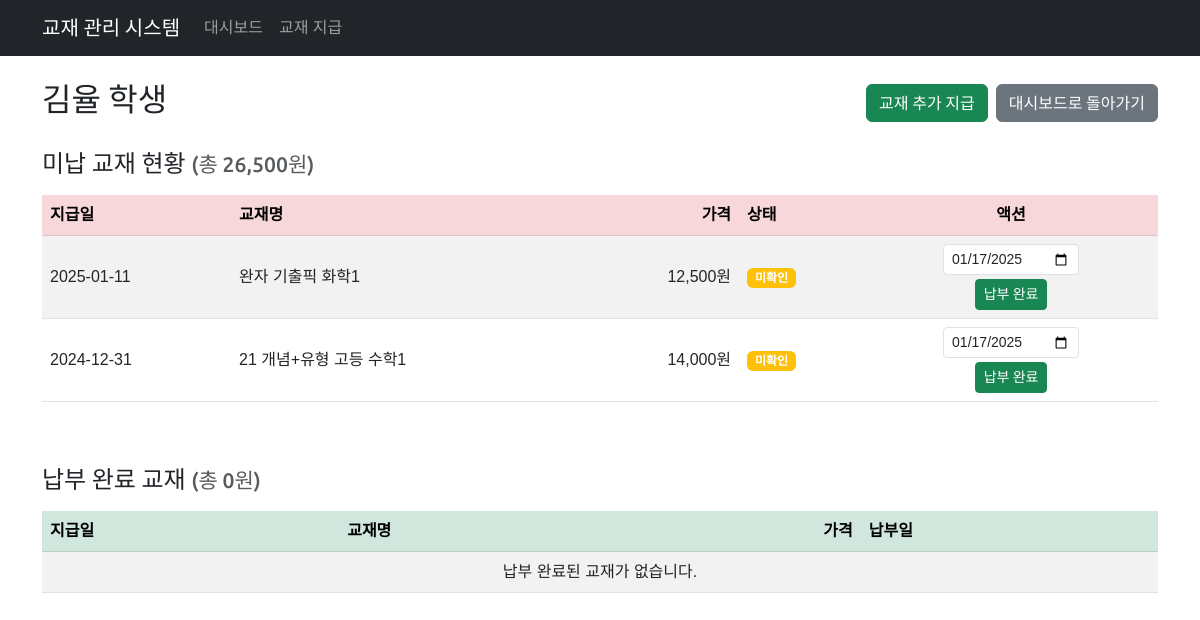
/textbook/student/254/, run on the app's committed database.
### textbook/models.py (models this page shows, shortened)
class Student(models.Model):
    name = models.CharField(max_length=255, unique=True, verbose_name='학생')
    class Meta:
        db_table = 'student'
        ordering = ['name']
        verbose_name = '학생'
        verbose_name_plural = '학생'

class Book(models.Model):
    input_date = models.DateField(verbose_name='지급일')
    book_name = models.CharField(max_length=255, verbose_name='교재')
    price = models.IntegerField(verbose_name='가격')
    checking = models.BooleanField(default=False, verbose_name='상태')
    student = models.ForeignKey(Student, on_delete=models.CASCADE, related_name='books', verbose_name='학생')
    payment_date = models.DateField(null=True, blank=True, verbose_name='수납일')
    class Meta:
        db_table = 'book'
        ordering = ['-input_date']
        verbose_name = '교재'
        verbose_name_plural = '교재'

### textbook/views.py (the view)
# urls.py: path('student/<int:student_id>/', views.student_detail, name='student_detail'),
def student_detail(request, student_id):
    student = get_object_or_404(Student, id=student_id)
    unpaid_books = student.books.filter(payment_date__isnull=True)
    paid_books = student.books.filter(payment_date__isnull=False)
    total_unpaid = unpaid_books.aggregate(total=Sum('price'))['total'] or 0
    total_paid = paid_books.aggregate(total=Sum('price'))['total'] or 0
    context = {
        'student': student,
        'unpaid_books': unpaid_books,
        'paid_books': paid_books,
        'total_unpaid': total_unpaid,
        'total_paid': total_paid,
        'today' : date.today(),
    }
    return render(request, 'textbook/student_detail.html', context)

### textbook/templates/textbook/student_detail.html (shortened to what this page needs)
{% extends 'textbook/base.html' %}
{% load humanize %}
{% block content %}
<div class="row">
    <div class="col-12">
        <div class="d-flex justify-content-between align-items-center mb-4">
            <h2>{{ student.name }} 학생</h2>
            <div class="d-flex gap-2">
                <a href="{% url 'textbook:issue_book' %}?student_id={{ student.id }}" class="btn btn-success">교재 추가 지급</a>
                <a href="{% url 'textbook:dashboard' %}" class="btn btn-secondary">
                    대시보드로 돌아가기
                </a>
            </div>
        </div>
        <h4 class="mb-3">미납 교재 현황 <small class="text-muted">(총 {{ total_unpaid|intcomma }}원)</small></h4>
        <div class="table-responsive mb-5">
            <table class="table table-striped table-hover align-middle">
                <thead class="table-danger">
                    <tr>
                        <th>지급일</th>
                        <th>교재명</th>
                        <th class="text-end">가격</th>
                        <th>상태</th>
                        <th class="text-center">액션</th>
                    </tr>
                </thead>
                <tbody>
                    {% for book in unpaid_books %}
                    <tr>
                        <td>{{ book.input_date|date:"Y-m-d" }}</td>
                        <td>{{ book.book_name }}</td>
                        <td class="text-end">{{ book.price|intcomma }}원</td>
                        <td>
                            {% if book.checking %}
                            <span class="badge bg-success">확인</span>
                            {% else %}
                            <span class="badge bg-warning">미확인</span>
                            {% endif %}
                        </td>
                        <td class="text-center">
                            <form action="{% url 'textbook:mark_as_paid' book.id %}" method="post" class="d-inline-block" onsubmit="return validateDate(this);">
                                <input type="date" name="payment_date" value="{{ today|date:'Y-m-d' }}" class="form-control form-control-sm" id="paymentDate_{{book.id}}">
                                <button type="submit" class="btn btn-success btn-sm mt-1">납부 완료</button>
                            </form>
                        </td>
                    </tr>
                    {% empty %}
                    <tr>
                        <td colspan="5" class="text-center">미납된 교재가 없습니다.</td>
                    </tr>
                    {% endfor %}
                </tbody>
            </table>
        </div>
        <h4 class="mb-3">납부 완료 교재 <small class="text-muted">(총 {{ total_paid|intcomma }}원)</small></h4>
        <div class="table-responsive">
            <table class="table table-striped table-hover align-middle">
                <thead class="table-success">
                    <tr>
                        <th>지급일</th>
                        <th>교재명</th>
                        <th class="text-end">가격</th>
                        <th>납부일</th>
                    </tr>
                </thead>
                <tbody>
                    {% for book in paid_books %}
                    <tr>
                        <td>{{ book.input_date|date:"Y-m-d" }}</td>
                        <td>{{ book.book_name }}</td>
                        <td class="text-end">{{ book.price|intcomma }}원</td>
                        <td>{{ book.payment_date|date:"Y-m-d" }}</td>
                    </tr>
                    {% empty %}
                    <tr>
                        <td colspan="4" class="text-center">납부 완료된 교재가 없습니다.</td>
                    </tr>
                    {% endfor %}
                </tbody>
            </table>
        </div>
    </div>
</div>
{% endblock %}

### textbook/templates/textbook/base.html (style rules this page uses)
body { font-family: 'Noto Sans KR', sans-serif; }
h1, h2, h3, h4, h5, h6, .navbar-brand, .btn, .pagination { font-family: 'Ubuntu', 'Noto Sans KR', sans-serif; }

### data on the page
Student: name "김율"
Book: input_date "2025-01-11", book_name "완자 기출픽 화학1", price "12,500", checking "미확인", payment_date "01/17/2025"
Book: input_date "2024-12-31", book_name "21 개념+유형 고등 수학1", price "14,000", checking "미확인", payment_date "01/17/2025"

### other printed values
{{ total_unpaid|intcomma }} "26,500"
{{ total_paid|intcomma }} "0"
